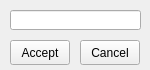
<?xml version="1.0" encoding="UTF-8"?>
<ui version="4.0">
 <class>splitstackview</class>
 <widget class="QWidget" name="splitstackview">
  <property name="geometry">
   <rect>
    <x>0</x>
    <y>0</y>
    <width>150</width>
    <height>70</height>
   </rect>
  </property>
  <property name="windowTitle">
   <string>Form</string>
  </property>
  <widget class="QPushButton" name="b_accept">
   <property name="geometry">
    <rect>
     <x>10</x>
     <y>40</y>
     <width>60</width>
     <height>25</height>
    </rect>
   </property>
   <property name="text">
    <string>Accept</string>
   </property>
  </widget>
  <widget class="QPushButton" name="b_cancel">
   <property name="geometry">
    <rect>
     <x>80</x>
     <y>40</y>
     <width>60</width>
     <height>25</height>
    </rect>
   </property>
   <property name="text">
    <string>Cancel</string>
   </property>
  </widget>
  <widget class="QLineEdit" name="le_nb">
   <property name="geometry">
    <rect>
     <x>10</x>
     <y>10</y>
     <width>131</width>
     <height>20</height>
    </rect>
   </property>
  </widget>
 </widget>
 <resources/>
 <connections/>
</ui>
